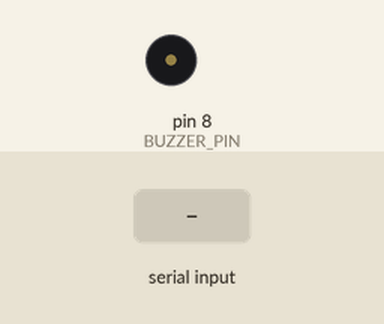
Simulated run of this sketch. Board: Arduino Uno, built with avr-gcc and run on an emulated ATmega328P. Parts: buzzer (waves = sounding, pin HIGH). The test bench sets the inputs (shaded band).

Above: at 1.2 s.
1.3 s: "1" received over Serial
At 1.7 s:
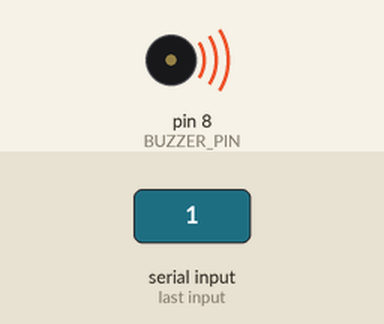
2.8 s: "0" received over Serial
At 4.1 s:
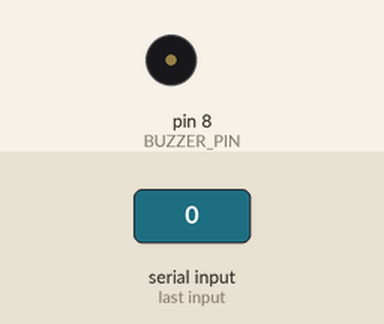
Timing chart, 0 to 5.8 s (numbered marks = the images above; inputs shaded):
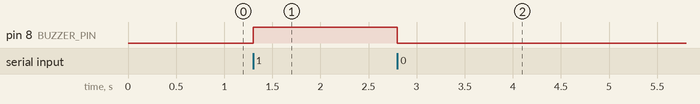

Measured:
- after the input at 1.3 s, pin 8 (BUZZER_PIN): LOW → HIGH at once
- after the input at 2.8 s, pin 8 (BUZZER_PIN): HIGH → LOW at once

The sketch:

arduino_detect.ino
```cpp
#define BUZZER_PIN 8  // Replace 8 with the actual pin connected to the buzzer

bool buzzerActive = false;

void setup() {
  Serial.begin(9600);  // Initialize serial communication
  pinMode(BUZZER_PIN, OUTPUT);
}

void loop() {
  if (Serial.available() > 0) {
    char data = Serial.read();  // Read a single character from the serial port

    if (data == '1' && !buzzerActive) {
      // Closed eyes detected, activate the buzzer
      digitalWrite(BUZZER_PIN, HIGH);
      buzzerActive = true;
    } else if (data == '0' && buzzerActive) {
      // Open eyes detected, stop the buzzer
      digitalWrite(BUZZER_PIN, LOW);
      buzzerActive = false;
    }
  }
}
```
